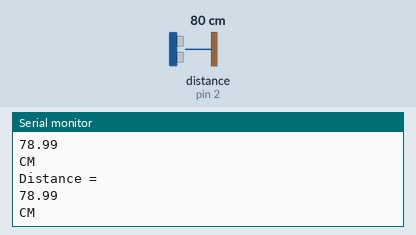
Recording of a sketch running on a simulated Arduino Uno, built with avr-gcc and run on an emulated ATmega328P. Shown: the last lines printed to the serial monitor. Wiring (inferred from the names in the program): ultrasonic range finder: trigger pin 3; echo pin 2. The test bench sets the inputs (shaded band); at power-on: distance to the obstacle (sensor on pin 2) 80 cm. The echo pulse lasts 58.3 µs per cm.

Above: at 1.2 s.
1.3 s: distance to the obstacle (sensor on pin 2) set to 2 cm
At 2.2 s:
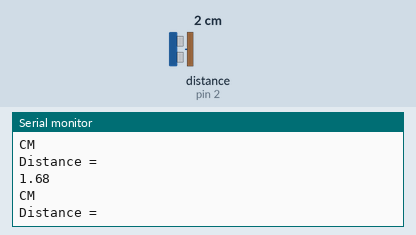
4.3 s: distance to the obstacle (sensor on pin 2) set to 4 cm
At 5.2 s:
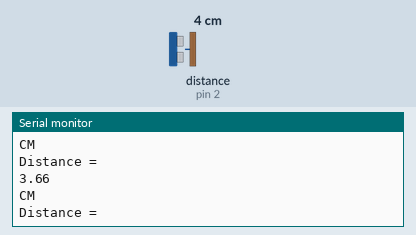
10.3 s: distance to the obstacle (sensor on pin 2) set to 120 cm
At 10.9 s:
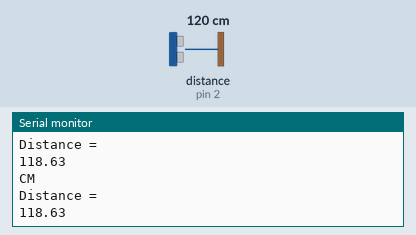
Timing chart, 0 to 13.3 s (numbered marks = the images above; inputs shaded):
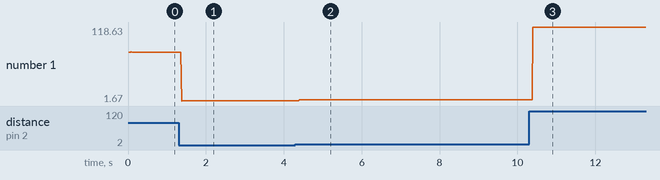

Measured:
- after the input at 1.3 s, the serial monitor: prints a new line after 0.08 s (image 1)
- after the input at 4.3 s, the serial monitor: prints a new line after 0.10 s (image 2)
- after the input at 10.3 s, the serial monitor: prints a new line after 0.10 s (image 3)
- plotted number 1: 78.99 → 1.68 after the input at 1.3 s, 1.68 → 3.66 after the input at 4.3 s, 3.66 → 118.63 after the input at 10.3 s

The sketch:

ultra_sonic_sensor.ino
```cpp
int trigpin = 3;
int echopin = 2;
float duration,cm,distance;


void setup()
{
   pinMode(trigpin, OUTPUT);
   pinMode(echopin, INPUT);
  Serial.begin(9600);
}


void loop()
{

  digitalWrite(trigpin, HIGH);
  delayMicroseconds(10);
  digitalWrite(trigpin,LOW);
  duration = pulseIn(echopin,HIGH);
  cm = (duration/58.82);
  distance = cm ;
  Serial.println("Distance =");
  Serial.println(distance);
  Serial.println("CM");
}
```
